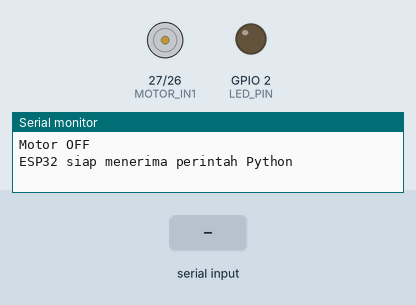
Recording of a sketch running on a simulated ESP32. Parts: motor-driver pin pairs drawn as motors (green arrow = first pin HIGH = forward, orange = second pin HIGH = backward, longer = more drive, scaled by the enable pin), output pins drawn as LEDs (lit = HIGH), the last lines printed to the serial monitor. The test bench sets the inputs (shaded band).

Above: at 1.2 s.
1.3 s: "1\n" received over Serial
At 2.1 s:
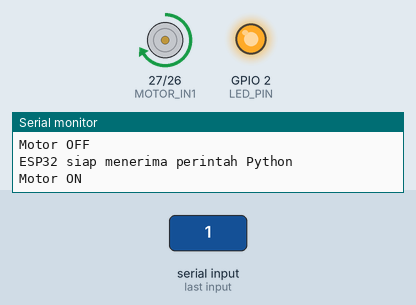
2.8 s: "-\n" received over Serial
At 3.2 s:
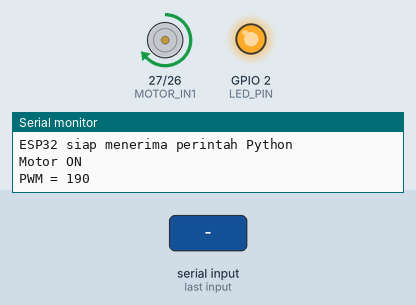
4.3 s: "PWM:\n" received over Serial
At 5.5 s:
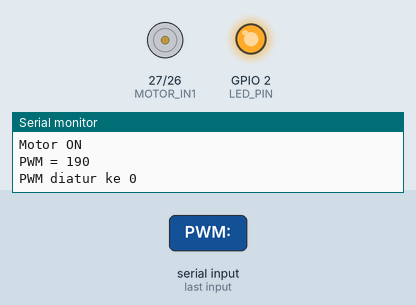
5.8 s: "+\n" received over Serial
At 6.7 s:
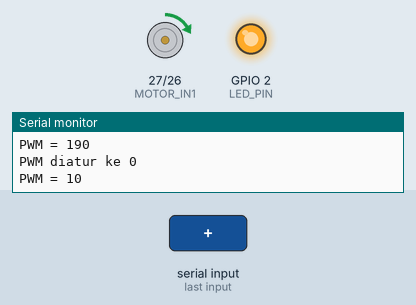
7.3 s: "PWM:90\n" received over Serial
At 7.8 s:
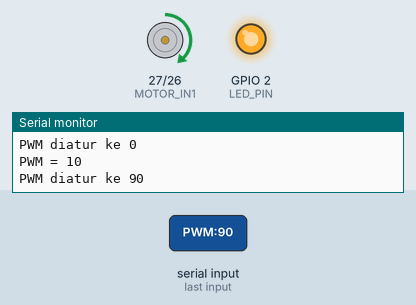
8.8 s: "PWM:,45\n" received over Serial
At 10.2 s:
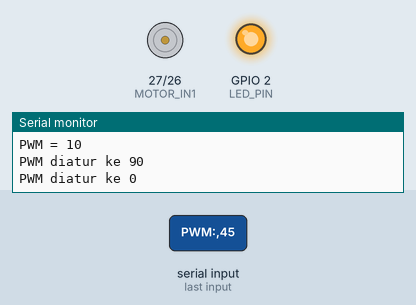
Timing chart, 0 to 11.3 s (numbered marks = the images above; inputs shaded):
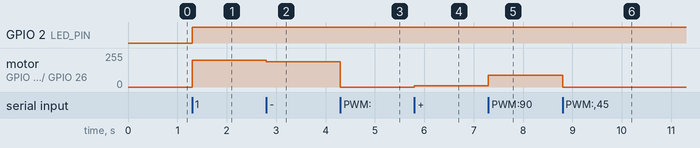

The sketch:

modul2_kontrol_pwm.ino
```cpp
#include <Arduino.h>
#include <esp_arduino_version.h>

#define LED_PIN 2
#define MOTOR_IN1 27
#define MOTOR_IN2 26
#define MOTOR_PWM 12

#define PWM_FREQ 30000
#define PWM_RESOLUTION 8

int duty = 200;
bool motorAktif = false;

void tulisPWM(int nilai) {
  nilai = constrain(nilai, 0, 255);

#if ESP_ARDUINO_VERSION_MAJOR >= 3
  ledcWrite(MOTOR_PWM, nilai);
#else
  ledcWrite(0, nilai);
#endif
}

void motorOn() {
  motorAktif = true;
  digitalWrite(MOTOR_IN1, HIGH);
  digitalWrite(MOTOR_IN2, LOW);
  digitalWrite(LED_PIN, HIGH);
  tulisPWM(duty);
  Serial.println("Motor ON");
}

void motorOff() {
  motorAktif = false;
  tulisPWM(0);
  digitalWrite(MOTOR_IN1, LOW);
  digitalWrite(MOTOR_IN2, LOW);
  digitalWrite(LED_PIN, LOW);
  Serial.println("Motor OFF");
}

void setup() {
  Serial.begin(115200);

  pinMode(LED_PIN, OUTPUT);
  pinMode(MOTOR_IN1, OUTPUT);
  pinMode(MOTOR_IN2, OUTPUT);

#if ESP_ARDUINO_VERSION_MAJOR >= 3
  ledcAttach(MOTOR_PWM, PWM_FREQ, PWM_RESOLUTION);
#else
  ledcSetup(0, PWM_FREQ, PWM_RESOLUTION);
  ledcAttachPin(MOTOR_PWM, 0);
#endif

  motorOff();
  Serial.println("ESP32 siap menerima perintah Python");
}

void loop() {
  if (Serial.available()) {
    String perintah = Serial.readStringUntil('\n');
    perintah.trim();

    if (perintah == "1") {
      motorOn();
    }
    else if (perintah == "0") {
      motorOff();
    }
    else if (perintah == "+") {
      duty = min(duty + 10, 255);
      if (motorAktif) tulisPWM(duty);
      Serial.printf("PWM = %d\n", duty);
    }
    else if (perintah == "-") {
      duty = max(duty - 10, 0);
      if (motorAktif) tulisPWM(duty);
      Serial.printf("PWM = %d\n", duty);
    }
    else if (perintah.startsWith("PWM:")) {
      int nilai = perintah.substring(4).toInt();
      duty = constrain(nilai, 0, 255);
      if (motorAktif) tulisPWM(duty);
      Serial.printf("PWM diatur ke %d\n", duty);
    }
    else if (perintah.length() > 0) {
      Serial.println("Perintah tidak dikenal");
    }
  }
}
```

Measured:
- after the input at 1.3 s, GPIO 2 (LED_PIN): LOW → HIGH at once; motor on GPIO 27 (MOTOR_IN1) / GPIO 26 (MOTOR_IN2): stopped → forward 199/255 at once
- after the input at 2.8 s, motor on GPIO 27 (MOTOR_IN1) / GPIO 26 (MOTOR_IN2): forward 199/255 → forward 189/255 at once
- after the input at 4.3 s, motor on GPIO 27 (MOTOR_IN1) / GPIO 26 (MOTOR_IN2): forward 189/255 → stopped at once
- after the input at 5.8 s, motor on GPIO 27 (MOTOR_IN1) / GPIO 26 (MOTOR_IN2): stopped → forward 10/255 at once
- after the input at 7.3 s, motor on GPIO 27 (MOTOR_IN1) / GPIO 26 (MOTOR_IN2): forward 10/255 → forward 90/255 at once
- after the input at 8.8 s, motor on GPIO 27 (MOTOR_IN1) / GPIO 26 (MOTOR_IN2): forward 90/255 → stopped at once
